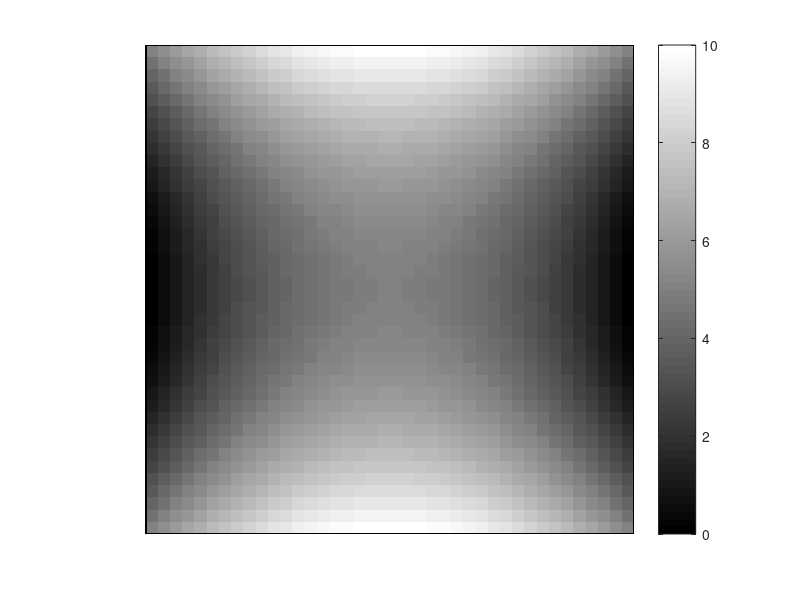
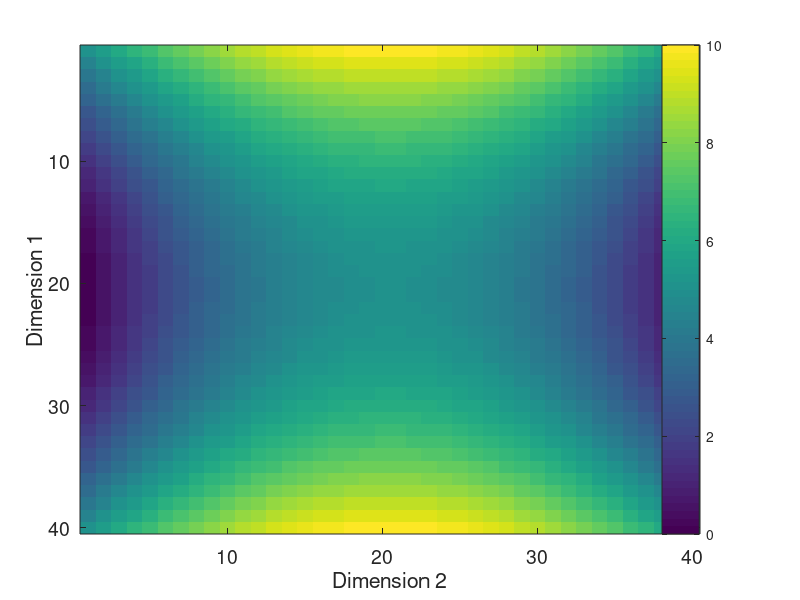
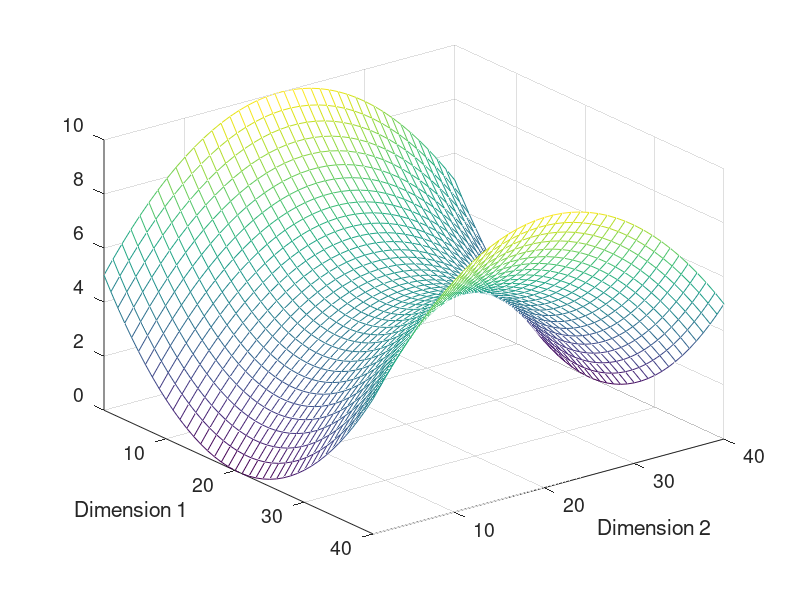
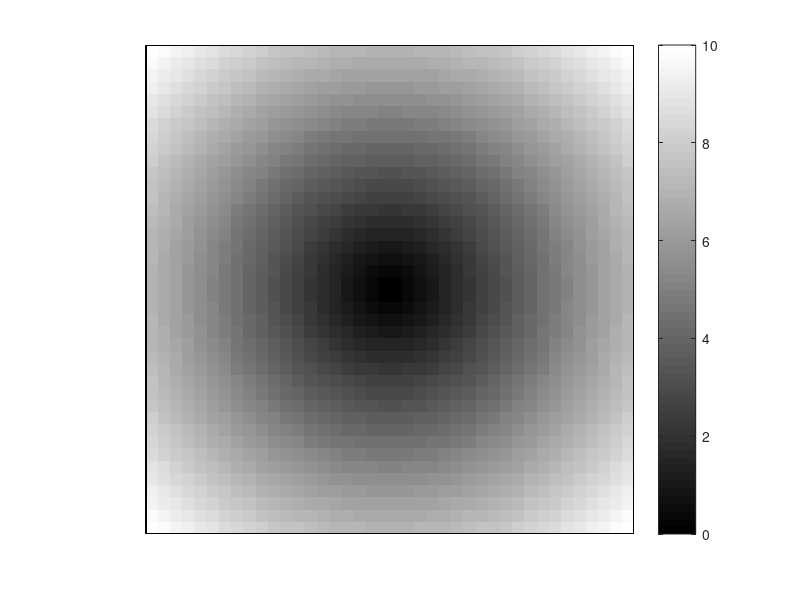

These charts were generated, in order, by the following MATLAB code:
%%create_4pixel_images
clear
close all

font_size = 14;
im_size = 400;

%Different Max values
max_values = 10:10:100;

%Grid for images
array_size = 40;

%Choices for functions
func_choices = [1,2,11];

%Printer type
format_type = '-dpng';
resolution = '-r100';


%Possible shapes 3D functions
func_handles = {@(X,Y) X.^2-Y.^2; ...
    @(X,Y) sqrt(X.^2 + Y.^2); ...
    @(X,Y) Y; ...
	@(X,Y) 1 - abs(Y); ...
	@(X,Y) 1 - abs(X); ...
	@(X,Y) Y - X; ...
	@(X,Y) Y.^2 - X.^2; ...
	@(X,Y) Y.^2 - X; ...
	@(X,Y) -sqrt(X.^2 + Y.^2); ...
	@(X,Y) X.*Y; ...
	@(X,Y) sin(pi*X).*sin(pi*Y); ...
	@(X,Y) sin(pi*Y); ...
    @(X,Y) sin(pi*Y)-sin(pi*X); ...
    @(X,Y) sin(3*pi*sqrt(X.^2 + Y.^2))./(sqrt(X.^2 + Y.^2)+eps) };

%Make an image for each max size
for ii = 1:length(max_values)

        
    %Make the grid for the function calls
    x = linspace(-1,1,array_size);
    y = linspace(-1,1,array_size);
    [Y,X] = meshgrid(x,y);

    for kk = func_choices 

        %Create an image with max and min values as the defined range
        im = func_handles{kk}(X,Y);
        im = max_values(ii) * (im - min(im(:))) / (max(im(:)) - min(im(:)));

        %Interpolate to make bigger
        big_im = imresize(im,[im_size im_size],'nearest');

        %Add a 1-pixel black border to the one visualized with imshow
        big_im(1:end,1) = 0;
        big_im(1:end,end) = 0;
        big_im(1,1:end) = 0;
        big_im(end,1:end) = 0;

        %Resize and show
        figure('Color','w')        
        imshow(big_im,[]);
        fig_pos = get(gcf,'Position');
        ax_pos = get(gca,'Position');
        set(gca,'FontSize',font_size)

        %Add colorbar and return to original position
        colorbar
        set(gca,'Position',[ax_pos(1:2)-[0.03 0.0], ax_pos(3:4)])
        ax_pos = get(gca,'Position');


        %Print imshow
        print(sprintf('Cropped\\visualize3_imshow_max%d_func%d',ii,kk),format_type,resolution);

        % Imagesc
        figure('Color','w')
        imagesc(im)
        colorbar
        set(gcf,'Position',fig_pos)
        set(gca,'Position',ax_pos)
        set(gca,'FontSize',font_size)
        xlabel('Dimension 2'), ylabel('Dimension 1')

        %Print Imagesc
        print(sprintf('Cropped\\visualize3_imagesc_max%d_func%d',ii,kk),format_type,resolution);

        % Mesh
        figure('Color','w')
        mesh(im)
        set(gca,'YDir','reverse')
        set(gca,'FontSize',font_size)
        set(gcf,'Position',fig_pos)
        xlabel('Dimension 2'), ylabel('Dimension 1')
        set(gca,'XLim',[1 length(x)])
        set(gca,'YLim',[1 length(y)])
        
        
        %Get nice Z ticks
        num_ticks = 6;
        new_ticks = linspace(0,max_values(ii),num_ticks);
        while any(mod(new_ticks,1)>0)
            num_ticks = num_ticks - 1;
            new_ticks = linspace(0,max_values(ii),num_ticks);
        end
        set(gca,'ZLim',[0 max_values(ii)],'ZTick',new_ticks)

        %axis square

        %Print mesh
        print(sprintf('Cropped\\visualize3_mesh_max%d_func%d',ii,kk),format_type,resolution);
        close all
    end


end